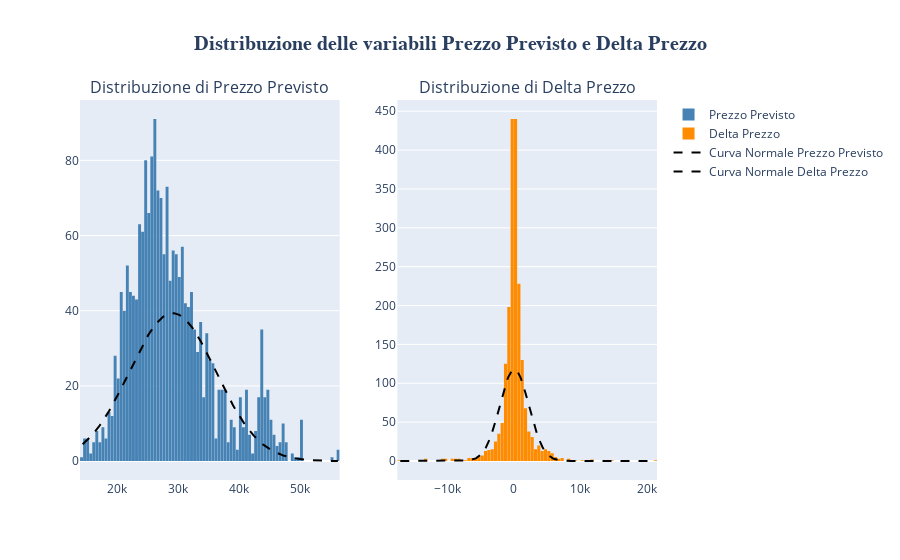

Here is the notebook cell this chart was saved with:
### Code cell
plot_price_prediction_distributions(data_ml)

### Figure 1 — Plotly figure (JSON) as saved in the notebook; plotly's stock layout.template omitted (floating-point values rounded to 4 significant figures; data arrays with more than 128 entries replaced by an {"elided": "..."} marker saying what was removed)
{"data": [{"marker": {"color": "steelblue"}, "name": "Prezzo Previsto", "nbinsx": 120, "type": "histogram", "x": {"elided": "2004 float values"}, "xaxis": "x", "yaxis": "y"}, {"marker": {"color": "darkorange"}, "name": "Delta Prezzo", "nbinsx": 120, "type": "histogram", "x": {"elided": "2004 float values"}, "xaxis": "x2", "yaxis": "y2"}, {"line": {"color": "black", "dash": "dash"}, "mode": "lines", "name": "Curva Normale Prezzo Previsto", "type": "scatter", "x": {"elided": "300 float values"}, "xaxis": "x", "y": {"elided": "300 float values"}, "yaxis": "y"}, {"line": {"color": "black", "dash": "dash"}, "mode": "lines", "name": "Curva Normale Delta Prezzo", "type": "scatter", "x": {"elided": "300 float values"}, "xaxis": "x2", "y": {"elided": "300 float values"}, "yaxis": "y2"}], "layout": {"annotations": [{"font": {"size": 16}, "showarrow": false, "text": "Distribuzione di Prezzo Previsto", "x": 0.225, "xanchor": "center", "xref": "paper", "y": 1, "yanchor": "bottom", "yref": "paper"}, {"font": {"size": 16}, "showarrow": false, "text": "Distribuzione di Delta Prezzo", "x": 0.775, "xanchor": "center", "xref": "paper", "y": 1, "yanchor": "bottom", "yref": "paper"}], "bargap": 0.05, "showlegend": true, "title": {"font": {"family": "Arial", "size": 20, "weight": "bold"}, "text": "Distribuzione delle variabili Prezzo Previsto e Delta Prezzo", "x": 0.5, "xanchor": "center"}, "xaxis": {"anchor": "y", "domain": [0, 0.45]}, "xaxis2": {"anchor": "y2", "domain": [0.55, 1]}, "yaxis": {"anchor": "x", "domain": [0, 1]}, "yaxis2": {"anchor": "x2", "domain": [0, 1]}}}
